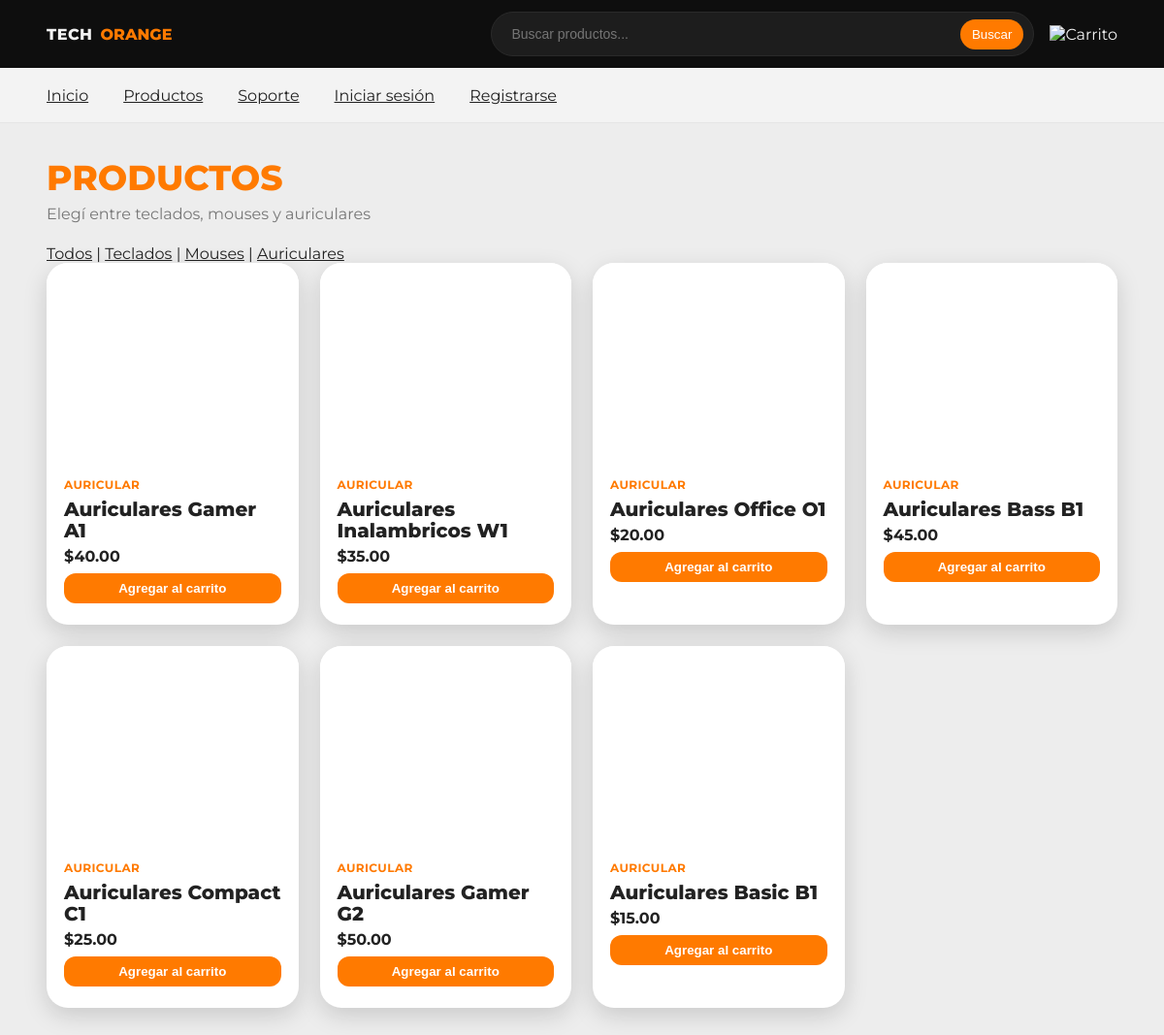
Page /Pages/productos.php?categoria=auricular on the committed database.
### tables this page shows
CREATE TABLE `products` (
  `id` int(11) NOT NULL,
  `nombre` varchar(150) NOT NULL,
  `categoria` enum('mouse','teclado','auricular') NOT NULL,
  `precio` decimal(10,2) NOT NULL,
  `stock` int(11) DEFAULT 0,
  `descripcion` text DEFAULT NULL,
  `imagen` varchar(255) DEFAULT NULL,
  `creado_en` timestamp NOT NULL DEFAULT current_timestamp()
);

### funciones/mostrar_productos.php (the view, shortened to what this page needs)
<?php
$conn = new mysqli("localhost", "root", "", "tienda_tecnologia");
$categoria = isset($_GET['categoria']) ? $conn->real_escape_string($_GET['categoria']) : '';
$buscar = isset($_GET['buscar']) ? $conn->real_escape_string($_GET['buscar']) : '';
if ($buscar) {
    $sql = "SELECT * FROM products WHERE nombre LIKE '%$buscar%'";
} else if ($categoria) {
    $sql = "SELECT * FROM products WHERE categoria = '$categoria'";
} else {
    $sql = "SELECT * FROM products";
}
$result = $conn->query($sql);
if ($result->num_rows > 0) {
    while ($row = $result->fetch_assoc()) {
        echo '<article class="tarjeta">';
        echo '<div class="tarjeta-img" style="background-image: url(\'imagenes/' . $row["imagen"] . '\');"></div>';
        echo '<div class="tarjeta-info">';
        echo '<span class="etiqueta">' . $row["categoria"] . '</span>';
        echo '<h3 class="nombre">' . $row["nombre"] . '</h3>';
        echo '<p class="precio">$' . $row["precio"] . '</p>';
        echo '<button class="btn-carrito" onclick="agregarAlCarrito('
            . $row["id"] . ', \'' . addslashes($row["nombre"]) . '\', '
            . $row["precio"] . ', \'' . $row["imagen"] . '\')">Agregar al carrito</button>';
        echo '</div></article>';
    }
} else {
    echo '<p>No se encontraron productos.</p>';
}
?>

### carrito.css (style rules this page uses)
.btn-carrito { width: 100%; margin-top: 8px; background: var(--naranja); border: none; padding: 8px; color: #fff; border-radius: var(--radio-md); cursor: pointer; font-weight: bold; }

### rows in the picture
products: categoria "AURICULAR", nombre "Auriculares Gamer A1", precio "40.00"
products: categoria "AURICULAR", nombre "Auriculares Inalambricos W1", precio "35.00"
products: categoria "AURICULAR", nombre "Auriculares Office O1", precio "20.00"
products: categoria "AURICULAR", nombre "Auriculares Bass B1", precio "45.00"
products: categoria "AURICULAR", nombre "Auriculares Compact C1", precio "25.00"
products: categoria "AURICULAR", nombre "Auriculares Gamer G2", precio "50.00"
products: categoria "AURICULAR", nombre "Auriculares Basic B1", precio "15.00"
